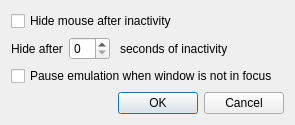
<?xml version="1.0" encoding="UTF-8"?>
<ui version="4.0">
 <class>InterfaceSettingsDialog</class>
 <widget class="QDialog" name="InterfaceSettingsDialog">
  <property name="geometry">
   <rect>
    <x>0</x>
    <y>0</y>
    <width>262</width>
    <height>113</height>
   </rect>
  </property>
  <property name="sizePolicy">
   <sizepolicy hsizetype="Fixed" vsizetype="Fixed">
    <horstretch>0</horstretch>
    <verstretch>0</verstretch>
   </sizepolicy>
  </property>
  <property name="windowTitle">
   <string>Interface settings - melonDS</string>
  </property>
  <layout class="QGridLayout" name="gridLayout">
   <item row="1" column="0" alignment="Qt::AlignLeft">
    <widget class="QLabel" name="label">
     <property name="text">
      <string>Hide after</string>
     </property>
    </widget>
   </item>
   <item row="2" column="0" colspan="4">
    <widget class="QCheckBox" name="cbPauseLostFocus">
     <property name="text">
      <string>Pause emulation when window is not in focus</string>
     </property>
    </widget>
   </item>
   <item row="0" column="0" colspan="5">
    <widget class="QCheckBox" name="cbMouseHide">
     <property name="text">
      <string>Hide mouse after inactivity</string>
     </property>
    </widget>
   </item>
   <item row="1" column="1" alignment="Qt::AlignLeft">
    <widget class="QSpinBox" name="spinMouseHideSeconds"/>
   </item>
   <item row="3" column="0" colspan="5">
    <widget class="QDialogButtonBox" name="buttonBox">
     <property name="orientation">
      <enum>Qt::Horizontal</enum>
     </property>
     <property name="standardButtons">
      <set>QDialogButtonBox::Cancel|QDialogButtonBox::Ok</set>
     </property>
    </widget>
   </item>
   <item row="1" column="2">
    <widget class="QLabel" name="label_2">
     <property name="text">
      <string>seconds of inactivity</string>
     </property>
    </widget>
   </item>
  </layout>
 </widget>
 <resources/>
 <connections>
  <connection>
   <sender>buttonBox</sender>
   <signal>accepted()</signal>
   <receiver>InterfaceSettingsDialog</receiver>
   <slot>accept()</slot>
   <hints>
    <hint type="sourcelabel">
     <x>248</x>
     <y>254</y>
    </hint>
    <hint type="destinationlabel">
     <x>157</x>
     <y>274</y>
    </hint>
   </hints>
  </connection>
  <connection>
   <sender>buttonBox</sender>
   <signal>rejected()</signal>
   <receiver>InterfaceSettingsDialog</receiver>
   <slot>reject()</slot>
   <hints>
    <hint type="sourcelabel">
     <x>316</x>
     <y>260</y>
    </hint>
    <hint type="destinationlabel">
     <x>286</x>
     <y>274</y>
    </hint>
   </hints>
  </connection>
 </connections>
</ui>
